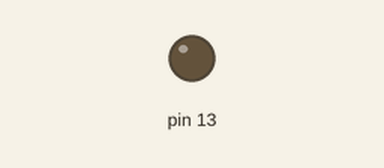
A sketch run on a simulated Arduino Uno, built with avr-gcc and run on an emulated ATmega328P. On the bench: output pins drawn as LEDs (lit = HIGH).

Above: at 0.7 s.
At 3.3 s:
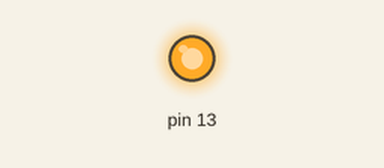
Timing chart, 0 to 3.7 s (numbered marks = the images above):
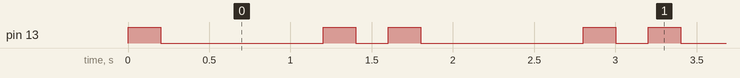

The sketch:

sketch_mar23a.ino
```cpp
// the setup function runs once when you press reset or power the board

void setup() {
  pinMode(13, OUTPUT);
}

// the loop function runs over and over again forever
void loop() {
  digitalWrite(13, HIGH);   // turn the LED on (HIGH is the voltage level)
  delay(200);                       // wait for a second
  digitalWrite(13, LOW);    // turn the LED off by making the voltage LOW
  delay(1000);                       // wait for a second
  digitalWrite(13, HIGH);   // turn the LED on (HIGH is the voltage level)
  delay(200);                       // wait for a second
  digitalWrite(13, LOW);    // turn the LED off by making the voltage LOW
  delay(200);                       // wait for a second
}
```

Measured:
- by itself, pin 13: repeats every 1.6 s: LOW 1.0 s, HIGH 0.20 s, LOW 0.20 s, HIGH 0.20 s
- by itself, everything shown: repeats every 1.6 s, in 4 steps
